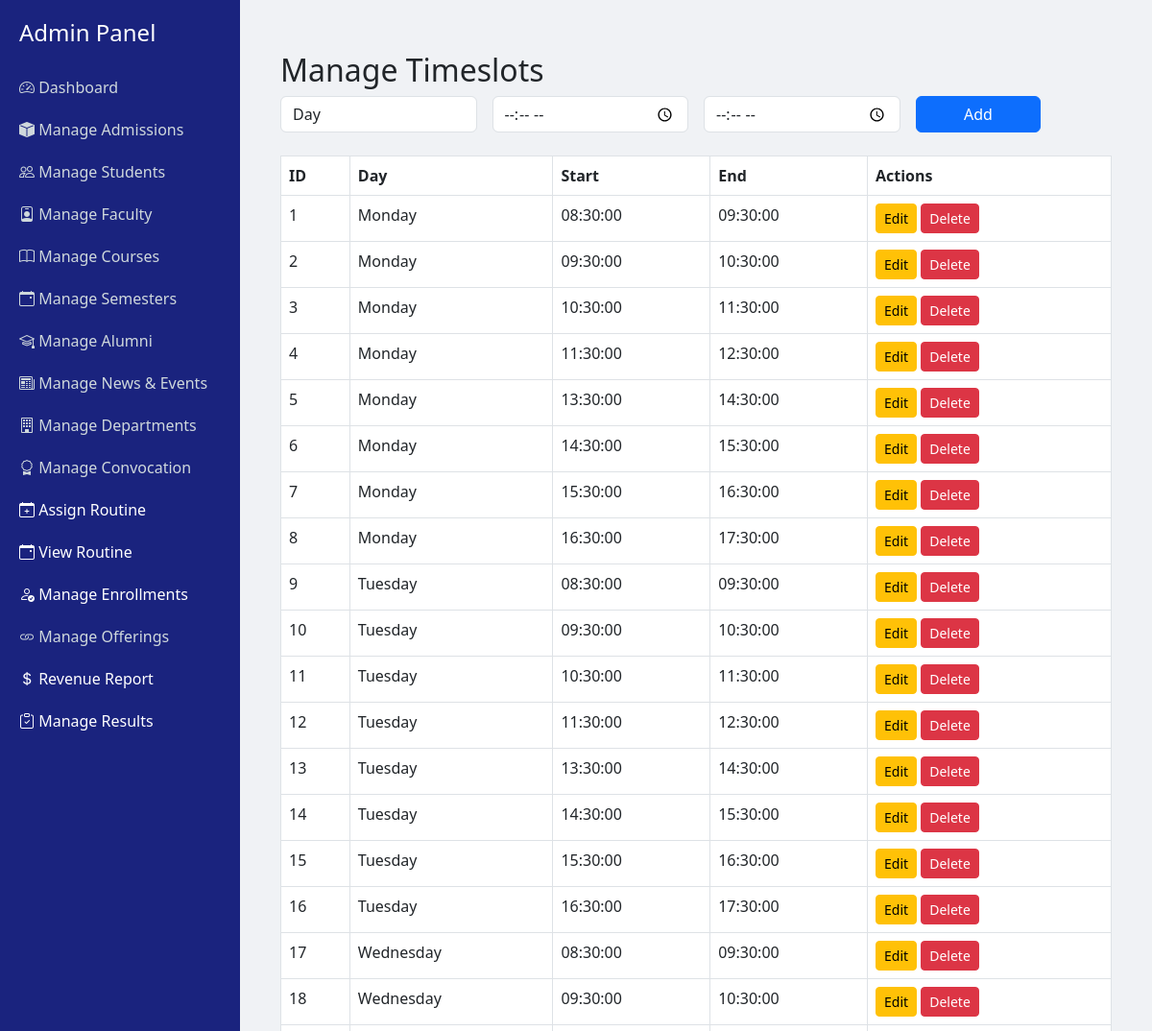
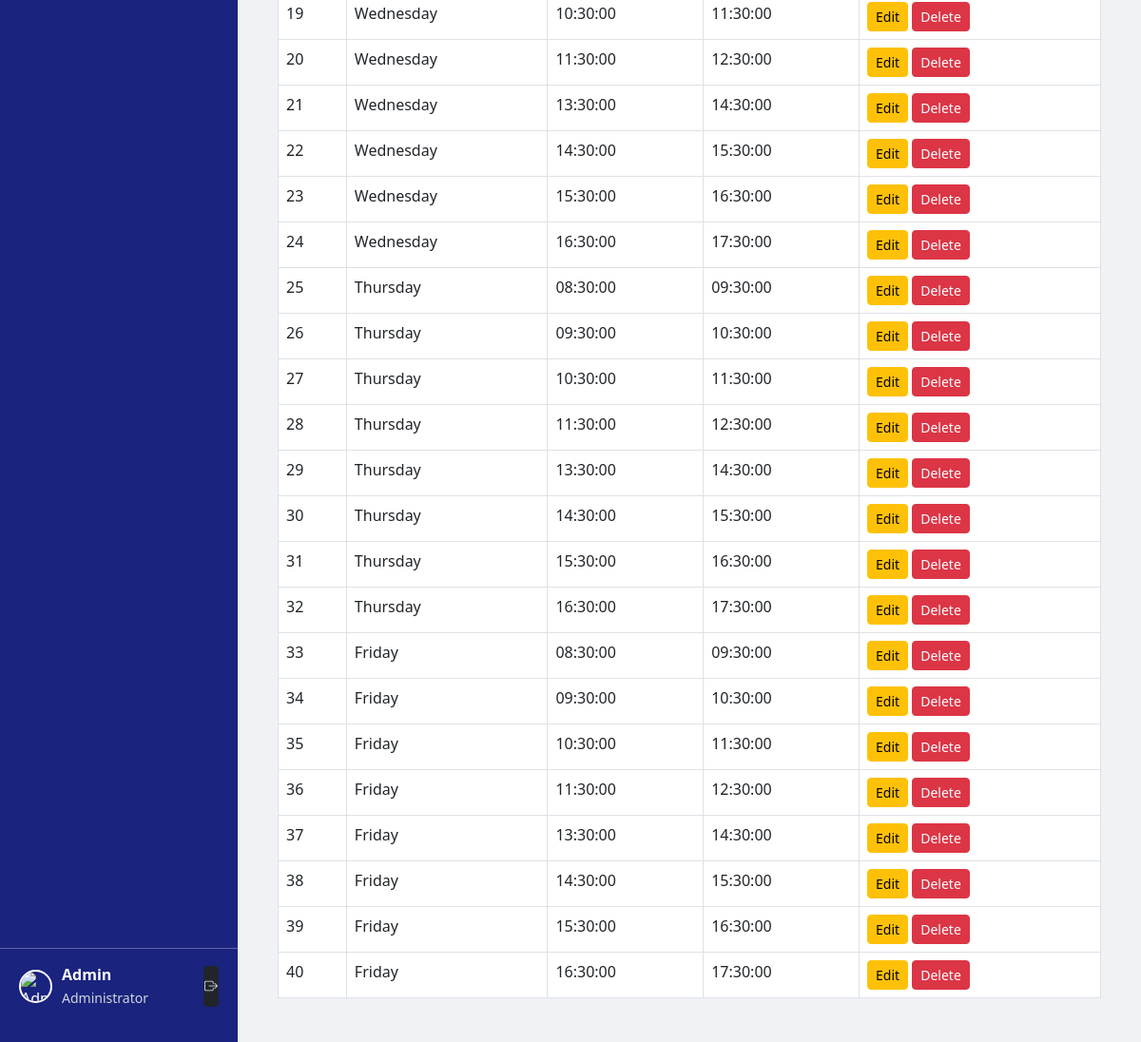
The app's page /admin/manage_timeslots.php (signed in) with its own data (2 pictures, top to bottom).
### tables this page shows
CREATE TABLE `timeslots` (
  `id` int(11) NOT NULL,
  `day_of_week` enum('Monday','Tuesday','Wednesday','Thursday','Friday','Saturday','Sunday') NOT NULL,
  `start_time` time NOT NULL,
  `end_time` time NOT NULL
);

### admin/manage_timeslots.php (the view, shortened to what this page needs)
<?php
require_once __DIR__ . "/../app/config/db.php";
$timeslots = $DB_con->query("SELECT * FROM timeslots ORDER BY FIELD(day_of_week,'Monday','Tuesday','Wednesday','Thursday','Friday','Saturday','Sunday'), start_time")->fetchAll(PDO::FETCH_ASSOC);
include 'admin_header.php';
?>
<div class="container mt-4">
    <h2>Manage Timeslots</h2>
    <form method="POST" class="row g-3 mb-4">
        <div class="col-md-3">
            <select name="day_of_week" class="form-control" required>
                <option value="">Day</option>
            </select>
        </div>
        <div class="col-md-3"><input type="time" name="start_time" class="form-control" required></div>
        <div class="col-md-3"><input type="time" name="end_time" class="form-control" required></div>
        <div class="col-md-2"><button class="btn btn-primary w-100">Add</button></div>
    </form>
    <table class="table table-bordered">
        <thead>
            <tr>
                <th>ID</th>
                <th>Day</th>
                <th>Start</th>
                <th>End</th>
                <th>Actions</th>
            </tr>
        </thead>
        <tbody>
            <?php foreach ($timeslots as $t): ?>
                <tr>
                    <td><?= $t['id'] ?></td>
                    <td><?= $t['day_of_week'] ?></td>
                    <td><?= $t['start_time'] ?></td>
                    <td><?= $t['end_time'] ?></td>
                    <td>
                        <button class="btn btn-sm btn-warning" data-bs-toggle="modal" data-bs-target="#editSlot<?= $t['id'] ?>">Edit</button>
                        <a href="?delete=<?= $t['id'] ?>" class="btn btn-sm btn-danger" onclick="return confirm('Delete timeslot?');">Delete</a>
                    </td>
                </tr>
            <?php endforeach; ?>
        </tbody>
    </table>
</div>
<?php include 'admin_footer.php'; ?>

### admin/admin_header.php (style rules this page uses)
body { display: flex; min-height: 100vh; margin: 0; }

### records on screen
timeslots: id "1", day_of_week "Monday", start_time "08:30:00", end_time "09:30:00"
timeslots: id "2", day_of_week "Monday", start_time "09:30:00", end_time "10:30:00"
timeslots: id "3", day_of_week "Monday", start_time "10:30:00", end_time "11:30:00"
timeslots: id "4", day_of_week "Monday", start_time "11:30:00", end_time "12:30:00"
timeslots: id "5", day_of_week "Monday", start_time "13:30:00", end_time "14:30:00"
timeslots: id "6", day_of_week "Monday", start_time "14:30:00", end_time "15:30:00"
timeslots: id "7", day_of_week "Monday", start_time "15:30:00", end_time "16:30:00"
timeslots: id "8", day_of_week "Monday", start_time "16:30:00", end_time "17:30:00"
timeslots: id "9", day_of_week "Tuesday", start_time "08:30:00", end_time "09:30:00"
timeslots: id "10", day_of_week "Tuesday", start_time "09:30:00", end_time "10:30:00"
timeslots: id "11", day_of_week "Tuesday", start_time "10:30:00", end_time "11:30:00"
timeslots: id "12", day_of_week "Tuesday", start_time "11:30:00", end_time "12:30:00"
timeslots: id "13", day_of_week "Tuesday", start_time "13:30:00", end_time "14:30:00"
timeslots: id "14", day_of_week "Tuesday", start_time "14:30:00", end_time "15:30:00"
timeslots: id "15", day_of_week "Tuesday", start_time "15:30:00", end_time "16:30:00"
timeslots: id "16", day_of_week "Tuesday", start_time "16:30:00", end_time "17:30:00"
timeslots: id "17", day_of_week "Wednesday", start_time "08:30:00", end_time "09:30:00"
timeslots: id "18", day_of_week "Wednesday", start_time "09:30:00", end_time "10:30:00"
timeslots: id "19", day_of_week "Wednesday", start_time "10:30:00", end_time "11:30:00"
timeslots: id "20", day_of_week "Wednesday", start_time "11:30:00", end_time "12:30:00"
timeslots: id "21", day_of_week "Wednesday", start_time "13:30:00", end_time "14:30:00"
timeslots: id "22", day_of_week "Wednesday", start_time "14:30:00", end_time "15:30:00"
timeslots: id "23", day_of_week "Wednesday", start_time "15:30:00", end_time "16:30:00"
timeslots: id "24", day_of_week "Wednesday", start_time "16:30:00", end_time "17:30:00"
timeslots: id "25", day_of_week "Thursday", start_time "08:30:00", end_time "09:30:00"
timeslots: id "26", day_of_week "Thursday", start_time "09:30:00", end_time "10:30:00"
timeslots: id "27", day_of_week "Thursday", start_time "10:30:00", end_time "11:30:00"
timeslots: id "28", day_of_week "Thursday", start_time "11:30:00", end_time "12:30:00"
timeslots: id "29", day_of_week "Thursday", start_time "13:30:00", end_time "14:30:00"
timeslots: id "30", day_of_week "Thursday", start_time "14:30:00", end_time "15:30:00"
timeslots: id "31", day_of_week "Thursday", start_time "15:30:00", end_time "16:30:00"
timeslots: id "32", day_of_week "Thursday", start_time "16:30:00", end_time "17:30:00"
timeslots: id "33", day_of_week "Friday", start_time "08:30:00", end_time "09:30:00"
timeslots: id "34", day_of_week "Friday", start_time "09:30:00", end_time "10:30:00"
timeslots: id "35", day_of_week "Friday", start_time "10:30:00", end_time "11:30:00"
timeslots: id "36", day_of_week "Friday", start_time "11:30:00", end_time "12:30:00"
timeslots: id "37", day_of_week "Friday", start_time "13:30:00", end_time "14:30:00"
timeslots: id "38", day_of_week "Friday", start_time "14:30:00", end_time "15:30:00"
timeslots: id "39", day_of_week "Friday", start_time "15:30:00", end_time "16:30:00"
timeslots: id "40", day_of_week "Friday", start_time "16:30:00", end_time "17:30:00"

### other values on screen
$_SESSION['admin_name'] "Admin"
